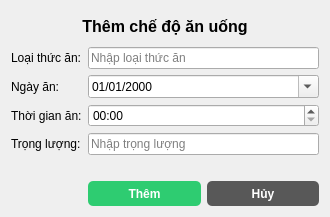
<?xml version="1.0" encoding="UTF-8"?>
<ui version="4.0">
 <class>AddFeedingDialog</class>
 <widget class="QDialog" name="AddFeedingDialog">
  <property name="geometry">
   <rect>
    <x>0</x>
    <y>0</y>
    <width>330</width>
    <height>206</height>
   </rect>
  </property>
  <property name="windowTitle">
   <string>Thêm chế độ ăn uống</string>
  </property>
  <layout class="QVBoxLayout" name="verticalLayout">
   <item>
    <widget class="QLabel" name="lbl">
     <property name="minimumSize">
      <size>
       <width>0</width>
       <height>30</height>
      </size>
     </property>
     <property name="font">
      <font>
       <pointsize>12</pointsize>
       <weight>75</weight>
       <bold>true</bold>
      </font>
     </property>
     <property name="styleSheet">
      <string notr="true">font-weight: bold;</string>
     </property>
     <property name="text">
      <string>Thêm chế độ ăn uống</string>
     </property>
     <property name="alignment">
      <set>Qt::AlignCenter</set>
     </property>
    </widget>
   </item>
   <item>
    <layout class="QFormLayout" name="formLayout">
     <item row="0" column="0">
      <widget class="QLabel" name="categoryLabel_2">
       <property name="text">
        <string>Loại thức ăn:</string>
       </property>
      </widget>
     </item>
     <item row="0" column="1">
      <widget class="QLineEdit" name="food_type">
       <property name="placeholderText">
        <string>Nhập loại thức ăn</string>
       </property>
      </widget>
     </item>
     <item row="1" column="0">
      <widget class="QLabel" name="dateLabel">
       <property name="text">
        <string>Ngày ăn:</string>
       </property>
      </widget>
     </item>
     <item row="1" column="1">
      <widget class="QDateEdit" name="feeding_date">
       <property name="displayFormat">
        <string>dd/MM/yyyy</string>
       </property>
       <property name="calendarPopup">
        <bool>true</bool>
       </property>
      </widget>
     </item>
     <item row="3" column="0">
      <widget class="QLabel" name="amountLabel">
       <property name="text">
        <string>Trọng lượng:</string>
       </property>
      </widget>
     </item>
     <item row="4" column="1">
      <layout class="QHBoxLayout" name="horizontalLayout_3">
       <property name="topMargin">
        <number>20</number>
       </property>
       <item>
        <widget class="QPushButton" name="btn_add_feeding">
         <property name="minimumSize">
          <size>
           <width>70</width>
           <height>25</height>
          </size>
         </property>
         <property name="styleSheet">
          <string notr="true">QPushButton {
	background-color: #2ecc71;
	color: #fff;
	border: none;
	border-radius: 5px;
	font-weight: bold;
}
</string>
         </property>
         <property name="text">
          <string>Thêm</string>
         </property>
        </widget>
       </item>
       <item>
        <widget class="QPushButton" name="btn_cancel">
         <property name="minimumSize">
          <size>
           <width>70</width>
           <height>25</height>
          </size>
         </property>
         <property name="styleSheet">
          <string notr="true">QPushButton {
	background-color: #585858;
	color: #fff;
	border: none;
	border-radius: 5px;
	font-weight: bold;
}</string>
         </property>
         <property name="text">
          <string>Hủy</string>
         </property>
        </widget>
       </item>
      </layout>
     </item>
     <item row="3" column="1">
      <widget class="QLineEdit" name="quantity">
       <property name="text">
        <string/>
       </property>
       <property name="placeholderText">
        <string>Nhập trọng lượng</string>
       </property>
      </widget>
     </item>
     <item row="2" column="0">
      <widget class="QLabel" name="timeLabel">
       <property name="text">
        <string>Thời gian ăn:</string>
       </property>
      </widget>
     </item>
     <item row="2" column="1">
      <widget class="QTimeEdit" name="feeding_time">
       <property name="displayFormat">
        <string>hh:mm</string>
       </property>
      </widget>
     </item>
    </layout>
   </item>
  </layout>
 </widget>
 <resources/>
 <connections/>
</ui>
